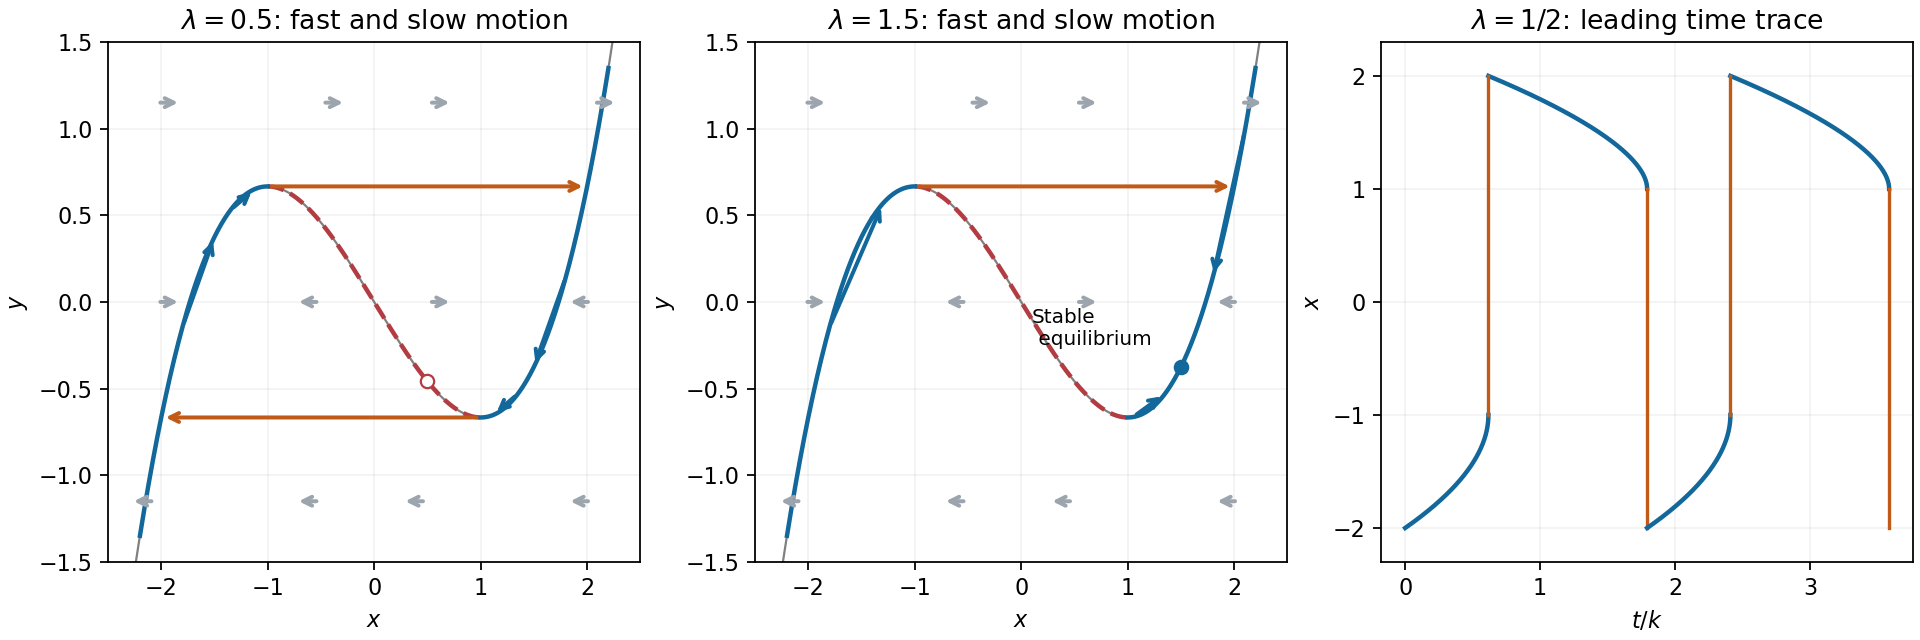

Write Python code to recreate this figure.
"""Generate PNG in CWD; Python 3.14, NumPy, Matplotlib."""
import numpy as np
import matplotlib
matplotlib.use("Agg")
import matplotlib.pyplot as plt
fig,axs=plt.subplots(1,3,figsize=(12,4),facecolor="white",layout="constrained")
def arrow(ax,a,b,color="#12679b"):
 ax.annotate("",xy=b,xytext=a,arrowprops=dict(arrowstyle="->",color=color,lw=1.8))
h=lambda x:x**3/3-x
for ax,lam in zip(axs[:2],[.5,1.5]):
 x=np.linspace(-2.35,2.35,600)
 ax.plot(x,h(x),color="0.5",lw=1)
 mid=np.linspace(-1,1,200);ax.plot(mid,h(mid),"--",color="#b23c41",lw=2)
 for lo,hi in[(-2.2,-1),(1,2.2)]:
  xx=np.linspace(lo,hi,150);ax.plot(xx,h(xx),color="#12679b",lw=2)
 for y in[-1.15,0,1.15]:
  for a in[-2.05,-.5,.5,2.05]:
   v=y-h(a);arrow(ax,(a,y),(a+.25*np.sign(v),y),"#9ca5ad")
 ax.set(xlim=(-2.5,2.5),ylim=(-1.5,1.5),xlabel="$x$",ylabel="$y$",title=fr"$\lambda={lam}$: fast and slow motion")
 ax.grid(alpha=.15)
for x0,x1 in[(-1.8,-1.5),(-1.35,-1.12),(1.8,1.5),(1.35,1.12)]:
 arrow(axs[0],(x0,h(x0)),(x1,h(x1)))
arrow(axs[0],(-1,2/3),(2,2/3),"#c05a16")
arrow(axs[0],(1,-2/3),(-2,-2/3),"#c05a16")
axs[0].scatter([.5],[h(.5)],facecolor="white",edgecolor="#b23c41",zorder=5)
axs[1].scatter([1.5],[h(1.5)],color="#12679b",zorder=5)
for a,b in[(-1.8,-1.3),(1.05,1.35),(2.1,1.8)]:
 arrow(axs[1],(a,h(a)),(b,h(b)))
arrow(axs[1],(-1,2/3),(2,2/3),"#c05a16")
axs[1].text(.1,-.25,"Stable\n equilibrium",fontsize=9)
def times(x):
 q=(x*x-1)/(.5-x)
 return np.r_[0,np.cumsum((q[:-1]+q[1:])/2*np.diff(x))]
xl=np.linspace(-2,-1,1000);xr=np.linspace(2,1,1000)
tl=times(xl);tr=times(xr);period=tl[-1]+tr[-1]
for j in range(2):
 base=j*period
 axs[2].plot(tl+base,xl,color="#12679b",lw=2)
 axs[2].plot(tr+tl[-1]+base,xr,color="#12679b",lw=2)
 axs[2].plot([base+tl[-1]]*2,[-1,2],color="#c05a16",lw=1.5)
 axs[2].plot([base+period]*2,[1,-2],color="#c05a16",lw=1.5)
axs[2].set(xlabel="$t/k$",ylabel="$x$",title=r"$\lambda=1/2$: leading time trace",ylim=(-2.3,2.3))
axs[2].grid(alpha=.15)
fig.savefig("2007-relaxation-orbit.png",dpi=160,facecolor="white")
